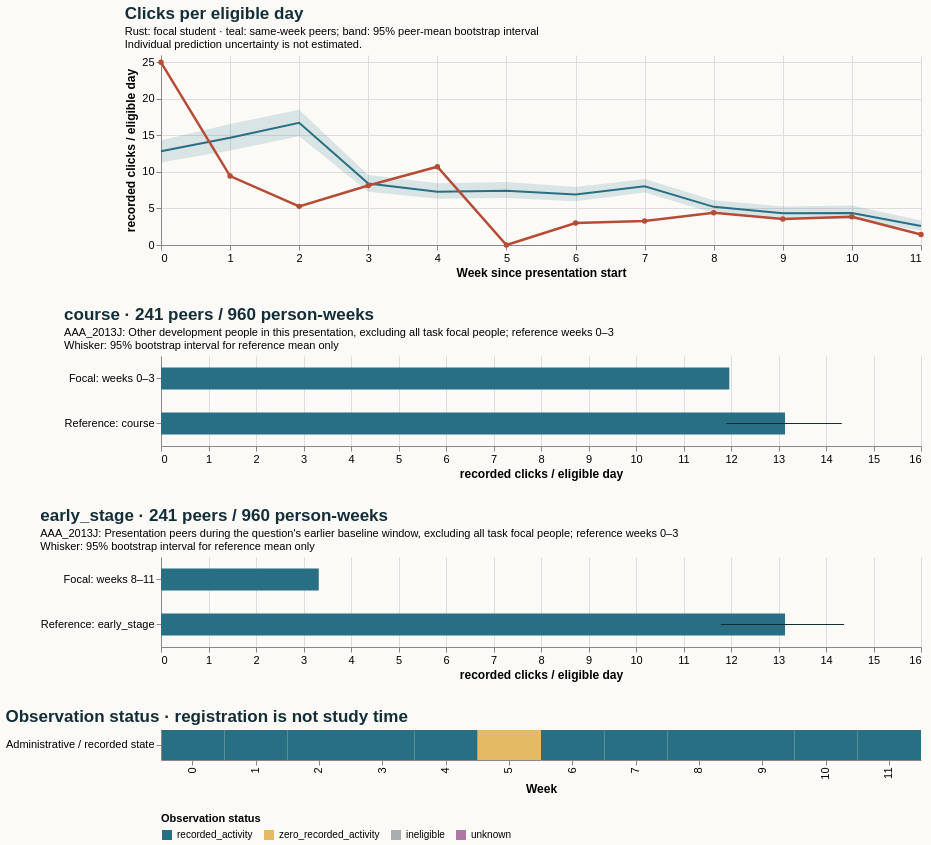

Write the Vega-Lite specification saved for this chart.
### Vega-Lite specification from a JSON file in a GitHub repository (floating-point values rounded to 4 significant figures)
{"$schema": "https://vega.github.io/schema/vega-lite/v5.20.1.json", "config": {"axis": {"labelFontSize": 11, "titleFontSize": 12}, "background": "#fbfaf7", "font": "sans-serif", "title": {"anchor": "start", "color": "#142e38", "fontSize": 17, "subtitleFontSize": 11}, "view": {"continuousHeight": 300, "continuousWidth": 300, "stroke": null}}, "datasets": {"data-4788e411286d99caa5ef40d09480c274": [{"hi": null, "lo": null, "series": "Focal: weeks 0–3", "value": 11.96}, {"hi": 14.33, "lo": 11.9, "series": "Reference: course", "value": 13.14}], "data-a3892226794f669427a6fdf611072b7a": [{"eligible_days": 7.0, "end_day": 6, "logging_completeness": "unknown", "observation_status": "recorded_activity", "row": "Administrative / recorded state", "score_status": "withheld_release_time_unknown", "start_day": 0, "value": 25.0, "week": 0}, {"eligible_days": 7.0, "end_day": 13, "logging_completeness": "unknown", "observation_status": "recorded_activity", "row": "Administrative / recorded state", "score_status": "withheld_release_time_unknown", "start_day": 7, "value": 9.429, "week": 1}, {"eligible_days": 7.0, "end_day": 20, "logging_completeness": "unknown", "observation_status": "recorded_activity", "row": "Administrative / recorded state", "score_status": "withheld_release_time_unknown", "start_day": 14, "value": 5.286, "week": 2}, {"eligible_days": 7.0, "end_day": 27, "logging_completeness": "unknown", "observation_status": "recorded_activity", "row": "Administrative / recorded state", "score_status": "withheld_release_time_unknown", "start_day": 21, "value": 8.143, "week": 3}, {"eligible_days": 7.0, "end_day": 34, "logging_completeness": "unknown", "observation_status": "recorded_activity", "row": "Administrative / recorded state", "score_status": "withheld_release_time_unknown", "start_day": 28, "value": 10.71, "week": 4}, {"eligible_days": 7.0, "end_day": 41, "logging_completeness": "unknown", "observation_status": "zero_recorded_activity", "row": "Administrative / recorded state", "score_status": "withheld_release_time_unknown", "start_day": 35, "value": 0.0, "week": 5}, {"eligible_days": 7.0, "end_day": 48, "logging_completeness": "unknown", "observation_status": "recorded_activity", "row": "Administrative / recorded state", "score_status": "withheld_release_time_unknown", "start_day": 42, "value": 3.0, "week": 6}, {"eligible_days": 7.0, "end_day": 55, "logging_completeness": "unknown", "observation_status": "recorded_activity", "row": "Administrative / recorded state", "score_status": "withheld_release_time_unknown", "start_day": 49, "value": 3.286, "week": 7}, {"eligible_days": 7.0, "end_day": 62, "logging_completeness": "unknown", "observation_status": "recorded_activity", "row": "Administrative / recorded state", "score_status": "withheld_release_time_unknown", "start_day": 56, "value": 4.429, "week": 8}, {"eligible_days": 7.0, "end_day": 69, "logging_completeness": "unknown", "observation_status": "recorded_activity", "row": "Administrative / recorded state", "score_status": "withheld_release_time_unknown", "start_day": 63, "value": 3.571, "week": 9}, {"eligible_days": 7.0, "end_day": 76, "logging_completeness": "unknown", "observation_status": "recorded_activity", "row": "Administrative / recorded state", "score_status": "withheld_release_time_unknown", "start_day": 70, "value": 3.857, "week": 10}, {"eligible_days": 7.0, "end_day": 83, "logging_completeness": "unknown", "observation_status": "recorded_activity", "row": "Administrative / recorded state", "score_status": "withheld_release_time_unknown", "start_day": 77, "value": 1.429, "week": 11}], "data-c0480954c117b74d155bf9ca031cedc4": [{"end_day": 6, "focal_value": 25.0, "peer_ci_high": 14.34, "peer_ci_low": 11.29, "peer_mean": 12.82, "peer_observations": 241, "peer_people": 241, "reference": "course", "unit": "recorded clicks / eligible day", "week": 0}, {"end_day": 13, "focal_value": 9.429, "peer_ci_high": 16.56, "peer_ci_low": 12.93, "peer_mean": 14.68, "peer_observations": 241, "peer_people": 241, "reference": "course", "unit": "recorded clicks / eligible day", "week": 1}, {"end_day": 20, "focal_value": 5.286, "peer_ci_high": 18.51, "peer_ci_low": 14.88, "peer_mean": 16.73, "peer_observations": 239, "peer_people": 239, "reference": "course", "unit": "recorded clicks / eligible day", "week": 2}, {"end_day": 27, "focal_value": 8.143, "peer_ci_high": 9.566, "peer_ci_low": 7.281, "peer_mean": 8.416, "peer_observations": 239, "peer_people": 239, "reference": "course", "unit": "recorded clicks / eligible day", "week": 3}, {"end_day": 34, "focal_value": 10.71, "peer_ci_high": 8.455, "peer_ci_low": 6.324, "peer_mean": 7.298, "peer_observations": 237, "peer_people": 237, "reference": "course", "unit": "recorded clicks / eligible day", "week": 4}, {"end_day": 41, "focal_value": 0.0, "peer_ci_high": 8.605, "peer_ci_low": 6.424, "peer_mean": 7.413, "peer_observations": 236, "peer_people": 236, "reference": "course", "unit": "recorded clicks / eligible day", "week": 5}, {"end_day": 48, "focal_value": 3.0, "peer_ci_high": 7.933, "peer_ci_low": 6.004, "peer_mean": 6.897, "peer_observations": 236, "peer_people": 236, "reference": "course", "unit": "recorded clicks / eligible day", "week": 6}, {"end_day": 55, "focal_value": 3.286, "peer_ci_high": 9.042, "peer_ci_low": 7.169, "peer_mean": 8.029, "peer_observations": 236, "peer_people": 236, "reference": "course", "unit": "recorded clicks / eligible day", "week": 7}, {"end_day": 62, "focal_value": 4.429, "peer_ci_high": 6.124, "peer_ci_low": 4.366, "peer_mean": 5.219, "peer_observations": 235, "peer_people": 235, "reference": "course", "unit": "recorded clicks / eligible day", "week": 8}, {"end_day": 69, "focal_value": 3.571, "peer_ci_high": 5.259, "peer_ci_low": 3.559, "peer_mean": 4.345, "peer_observations": 233, "peer_people": 233, "reference": "course", "unit": "recorded clicks / eligible day", "week": 9}, {"end_day": 76, "focal_value": 3.857, "peer_ci_high": 5.41, "peer_ci_low": 3.571, "peer_mean": 4.385, "peer_observations": 232, "peer_people": 232, "reference": "course", "unit": "recorded clicks / eligible day", "week": 10}, {"end_day": 83, "focal_value": 1.429, "peer_ci_high": 3.353, "peer_ci_low": 1.957, "peer_mean": 2.606, "peer_observations": 230, "peer_people": 230, "reference": "course", "unit": "recorded clicks / eligible day", "week": 11}], "data-dea321a6afa46ed12256f0fa7b11ee53": [{"hi": null, "lo": null, "series": "Focal: weeks 8–11", "value": 3.321}, {"hi": 14.38, "lo": 11.78, "series": "Reference: early_stage", "value": 13.14}]}, "resolve": {"scale": {"color": "independent"}}, "spacing": 28, "vconcat": [{"data": {"name": "data-c0480954c117b74d155bf9ca031cedc4"}, "height": 190, "layer": [{"encoding": {"x": {"axis": {"tickMinStep": 1}, "field": "week", "title": "Week since presentation start", "type": "quantitative"}, "y": {"field": "peer_ci_low", "scale": {"zero": true}, "title": "recorded clicks / eligible day", "type": "quantitative"}, "y2": {"field": "peer_ci_high"}}, "mark": {"color": "#286f83", "opacity": 0.16, "type": "area"}}, {"encoding": {"tooltip": [{"field": "week", "type": "quantitative"}, {"field": "peer_mean", "type": "quantitative"}, {"field": "peer_people", "type": "quantitative"}, {"field": "peer_observations", "type": "quantitative"}], "x": {"field": "week", "type": "quantitative"}, "y": {"field": "peer_mean", "type": "quantitative"}}, "mark": {"color": "#286f83", "strokeWidth": 2, "type": "line"}}, {"encoding": {"tooltip": [{"field": "week", "type": "quantitative"}, {"field": "focal_value", "type": "quantitative"}], "x": {"field": "week", "type": "quantitative"}, "y": {"field": "focal_value", "type": "quantitative"}}, "mark": {"color": "#b64c35", "point": {"color": "#b64c35"}, "strokeWidth": 2.5, "type": "line"}}], "title": {"subtitle": ["Rust: focal student · teal: same-week peers; band: 95% peer-mean bootstrap interval", "Individual prediction uncertainty is not estimated."], "text": "Clicks per eligible day"}, "width": 760}, {"data": {"name": "data-4788e411286d99caa5ef40d09480c274"}, "height": 90, "layer": [{"encoding": {"x": {"field": "value", "scale": {"domain": [0, 15.1], "zero": true}, "title": "recorded clicks / eligible day", "type": "quantitative"}, "y": {"field": "series", "sort": null, "title": null, "type": "nominal"}}, "mark": {"color": "#286f83", "size": 22, "type": "bar"}}, {"encoding": {"x": {"field": "lo", "type": "quantitative"}, "x2": {"field": "hi"}, "y": {"field": "series", "sort": null, "title": null, "type": "nominal"}}, "mark": {"color": "#142e38", "type": "rule"}}], "title": {"subtitle": ["AAA_2013J: Other development people in this presentation, excluding all task focal people; reference weeks 0–3", "Whisker: 95% bootstrap interval for reference mean only"], "text": "course · 241 peers / 960 person-weeks"}, "width": 760}, {"data": {"name": "data-dea321a6afa46ed12256f0fa7b11ee53"}, "height": 90, "layer": [{"encoding": {"x": {"field": "value", "scale": {"domain": [0, 15.1], "zero": true}, "title": "recorded clicks / eligible day", "type": "quantitative"}, "y": {"field": "series", "sort": null, "title": null, "type": "nominal"}}, "mark": {"color": "#286f83", "size": 22, "type": "bar"}}, {"encoding": {"x": {"field": "lo", "type": "quantitative"}, "x2": {"field": "hi"}, "y": {"field": "series", "sort": null, "title": null, "type": "nominal"}}, "mark": {"color": "#142e38", "type": "rule"}}], "title": {"subtitle": ["AAA_2013J: Presentation peers during the question's earlier baseline window, excluding all task focal people; reference weeks 0–3", "Whisker: 95% bootstrap interval for reference mean only"], "text": "early_stage · 241 peers / 960 person-weeks"}, "width": 760}, {"data": {"name": "data-a3892226794f669427a6fdf611072b7a"}, "encoding": {"color": {"field": "observation_status", "legend": {"labelLimit": 260, "orient": "bottom"}, "scale": {"domain": ["recorded_activity", "zero_recorded_activity", "ineligible", "unknown"], "range": ["#286f83", "#e4bb64", "#aaaeb3", "#ac78a5"]}, "title": "Observation status", "type": "nominal"}, "tooltip": [{"field": "week", "type": "quantitative"}, {"field": "eligible_days", "type": "quantitative"}, {"field": "observation_status", "type": "nominal"}, {"field": "logging_completeness", "type": "nominal"}], "x": {"field": "week", "title": "Week", "type": "ordinal"}, "y": {"field": "row", "title": null, "type": "nominal"}}, "height": 30, "mark": {"type": "rect"}, "title": "Observation status · registration is not study time", "width": 760}]}
